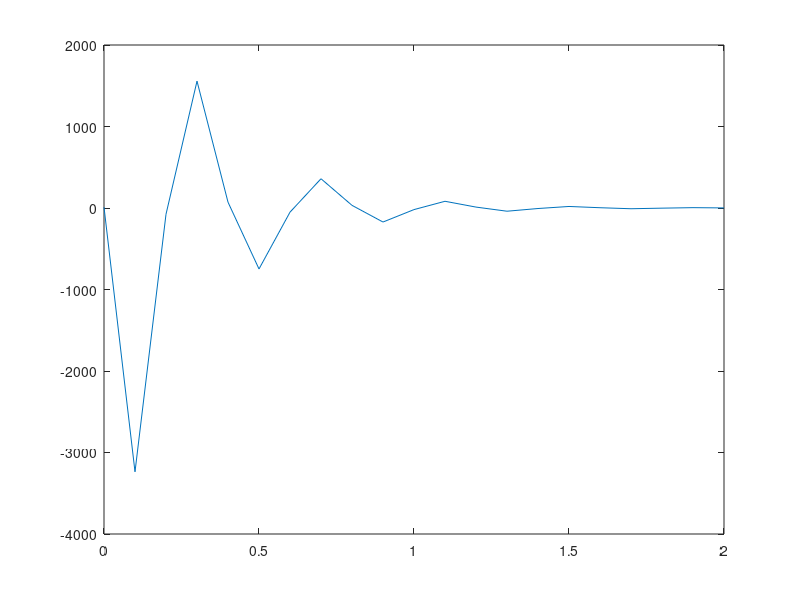

Reproduce this figure in MATLAB.
clear; clc; close all;

% Description: Solves a boundary value problem using finite difference
% method

xStart = 0; xEnd = 2;
dx = 0.1;
uStart = 10;
uEnd = 1;

x = xStart:dx:xEnd;
N = numel(x);

% Coefficients
L = (1/dx^2-3.5/dx);
C = -3;
R = (1/dx^2+3.5/dx);

% Coefficient matrix
Au = diag(R*ones(1,N-1),1);
Am = diag(C*ones(1,N),0);
Al = diag(L*ones(1,N-1),-1);

A = Au+Am+Al;

A(1,:) = 0;
A(end,:) = 0;
A(1,1) = 1;
A(end,end) = 1;

b = 2*ones(N,1);
b(1) = uStart;
b(end) = uEnd;


u = A\b;

plot(x,u)
